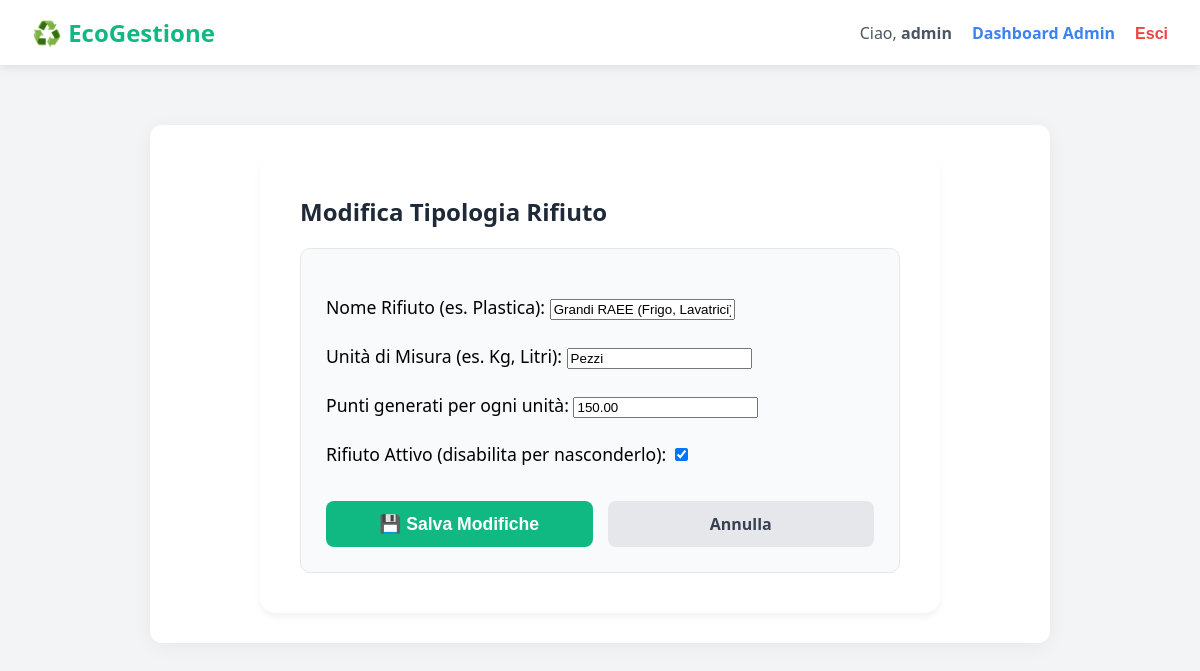
The app's page /gestisci-rifiuto/6/ (signed in) with its own data.
### gestione_rifiuti/models.py (models this page shows, shortened)
class TipologiaRifiuto(models.Model): # Definisce una tabella che mappa i tipi di rifiuto (es. Plastica, Vetro, Carta)
    nome = models.CharField(max_length=100) # Colonna di testo per il nome della tipologia di rifiuto, massimo 100 caratteri
    unita_di_misura = models.CharField(max_length=10) # Colonna di testo per indicare l'unità (es. "kg", "litri", "pezzi")
    punti_per_unita = models.DecimalField(max_digits=10, decimal_places=2) # Colonna decimale: indica quanti punti vale 1 unità di questo rifiuto (fino a 10 cifre totali, di cui 2 decimali)
    attivo = models.BooleanField(default=True)  # <-- AGGIUNTO # Colonna VERO/FALSO per disabilitare vecchie tipologie di rifiuti senza cancellarle dal DB. Default VERO.

### gestione_rifiuti/views.py (the view)
# urls.py: path('gestisci-rifiuto/', views.gestisci_rifiuto, name='aggiungi_rifiuto'),
@staff_member_required(login_url='/login/') # Accesso riservato allo staff
def gestisci_rifiuto(request, pk=None): # Funzione usata SIA per creare un nuovo rifiuto, SIA per modificarne uno esistente (pk = Primary Key)
    rifiuto = TipologiaRifiuto.objects.get(pk=pk) if pk else None # Se l'URL contiene un ID (pk), recupera quel rifiuto. Se non c'è, `rifiuto` diventa None (vuol dire che ne stiamo creando uno nuovo)
    if request.method == 'POST': # Se l'admin sta salvando il modulo
        form = TipologiaRifiutoForm(request.POST, instance=rifiuto) # Riempie il modulo con i dati inviati, sovrascrivendo l'oggetto esistente se stiamo modificando
        if form.is_valid(): # Controlla che i dati (nome, punti, ecc.) siano validi
            form.save() # Salva la modifica o la creazione nel database
            return redirect('dashboard_admin') # Torna al pannello di controllo
    else: # Se l'admin ha solo aperto la pagina per vedere il modulo
        form = TipologiaRifiutoForm(instance=rifiuto) # Crea un modulo. Se stiamo modificando, lo pre-compila con i dati vecchi. Se è nuovo, è vuoto
    titolo = "Modifica Tipologia Rifiuto" if pk else "Aggiungi Nuova Tipologia Rifiuto" # Sceglie il titolo della pagina dinamicamente
    return render(request, 'gestione_rifiuti/form_admin.html', {'form': form, 'titolo': titolo}) # Mostra il modulo all'admin

### gestione_rifiuti/forms.py
class TipologiaRifiutoForm(forms.ModelForm): # Crea il modulo per permettere all'admin di aggiungere o modificare un tipo di rifiuto
    class Meta:
        model = TipologiaRifiuto # Lo collega al modello TipologiaRifiuto
        fields = ['nome', 'unita_di_misura', 'punti_per_unita', 'attivo'] # Mostra all'admin questi quattro campi
        labels = { # Personalizza le etichette di testo mostrate sopra ogni campo per renderle più comprensibili a chi compila
            'nome': 'Nome Rifiuto (es. Plastica)',
            'unita_di_misura': 'Unità di Misura (es. Kg, Litri)',
            'punti_per_unita': 'Punti generati per ogni unità',
            'attivo': 'Rifiuto Attivo (disabilita per nasconderlo)'
        }

### gestione_rifiuti/templates/gestione_rifiuti/form_admin.html (shortened to what this page needs)
{% extends 'gestione_rifiuti/base.html' %}
{% block content %}
<div style="max-width: 600px; margin: 0 auto; background: white; padding: 40px; border-radius: 15px; box-shadow: 0 4px 6px rgba(0,0,0,0.05);">
    <h2 style="color: #1f2937; margin-top: 0; margin-bottom: 20px;">{{ titolo }}</h2>
    <form method="POST" style="background: #f9fafb; padding: 25px; border-radius: 10px; border: 1px solid #e5e7eb;">
        <div style="margin-bottom: 20px; font-size: 1.1rem; line-height: 1.8;">
            {{ form.as_p }}
        </div>
        <div style="display: flex; gap: 15px; margin-top: 30px;">
            <button type="submit" class="btn" style="flex: 1; padding: 12px; font-size: 1.1rem;">💾 Salva Modifiche</button>
            <a href="{% url 'dashboard_admin' %}" style="flex: 1; text-align: center; padding: 12px; background: #e5e7eb; color: #374151; font-weight: bold; border-radius: 8px; text-decoration: none;">Annulla</a>
        </div>
    </form>
</div>
{% endblock %}

### gestione_rifiuti/templates/gestione_rifiuti/base.html (shortened to what this page needs)
<!DOCTYPE html>
<html lang="it">
<head>
</head>
<body>
    <nav class="navbar">
        <a href="/" class="navbar-brand">♻️ EcoGestione</a>
 <div style="display: flex; align-items: center; gap: 20px;">
    {% if user.is_authenticated %}
        <span style="color: #4b5563;">Ciao, <strong>{{ user.username }}</strong></span>
        {% if user.is_superuser %}
            <a href="/dashboard-admin/" style="color: #3b82f6; font-weight: bold; text-decoration: none;">Dashboard Admin</a>
        {% elif user.operatoreecologico %}
            <a href="/punto-cassa/" style="color: #10b981; font-weight: bold; text-decoration: none;">Punto Cassa</a>
        {% else %}
            <a href="/profilo/" style="color: #374151; text-decoration: none; font-weight: bold;">Profilo</a>
            <a href="/area-riscatto/" style="color: #d97706; text-decoration: none; font-weight: bold;">🎁 Premi</a>
        {% endif %}
        <form action="/logout/" method="post" style="display:inline; margin: 0;">
            <button type="submit" style="background: none; border: none; color: #ef4444; font-weight: bold; cursor: pointer; font-size: 1rem; padding: 0;">Esci</button>
        </form>
    {% else %}
        <a href="/login/" style="color: #374151; text-decoration: none; font-weight: bold;">Accedi</a>
        <a href="/registrazione/" style="background: #10b981; color: white; padding: 8px 15px; border-radius: 8px; text-decoration: none; font-weight: bold;">Registrati</a>
    {% endif %}
</div>
    </nav>
    <div class="container">
        <div class="card">
            {% block content %}
            {% endblock %}
        </div>
    </div>
</body>
</html>

### gestione_rifiuti/templates/gestione_rifiuti/base.html (style rules this page uses)
:root { --primary: #10b981; --primary-hover: #059669; --dark: #1f2937; --light: #f3f4f6; --white: #ffffff; }
body { font-family: 'Segoe UI', sans-serif; background-color: var(--light); margin: 0; padding: 0; }
.navbar { background-color: var(--white); padding: 1rem 2rem; display: flex; justify-content: space-between; align-items: center; box-shadow: 0 2px 10px rgba(0,0,0,0.1); position: sticky; top: 0; z-index: 1000; }
.navbar-brand { font-size: 1.5rem; font-weight: bold; color: var(--primary); text-decoration: none; }
.container { max-width: 900px; margin: 40px auto; padding: 20px; }
.card { background: var(--white); padding: 30px; border-radius: 12px; box-shadow: 0 4px 20px rgba(0,0,0,0.05); }
.btn { background: var(--primary); color: white; padding: 10px 20px; border-radius: 8px; text-decoration: none; display: inline-block; border: none; cursor: pointer; font-weight: bold; }

### records on screen
TipologiaRifiuto: nome "Grandi RAEE (Frigo, Lavatrici)", unita_di_misura "Pezzi", punti_per_unita "150.00", attivo "☑"

### other values on screen
{{ user.username }} "admin"
{{ titolo }} "Modifica Tipologia Rifiuto"
